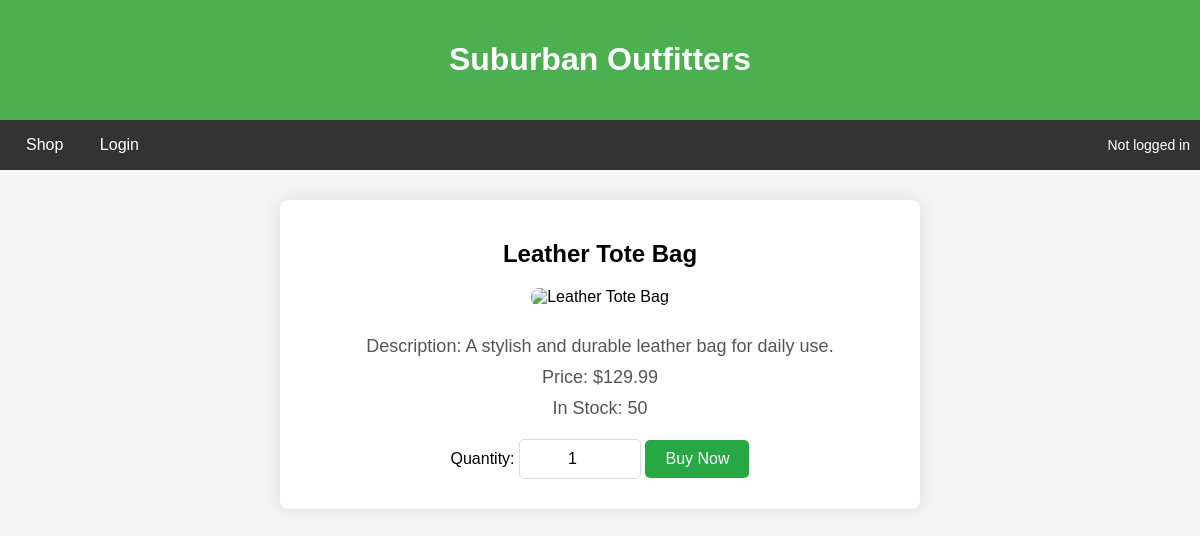
The page /product-details.php?id=2 on the database its author committed.
### tables this page shows
CREATE TABLE IF NOT EXISTS `product` (
  `product_id` int NOT NULL AUTO_INCREMENT,
  `name` varchar(255) NOT NULL,
  `description` text,
  `price` decimal(10,2) NOT NULL,
  `stock_quantity` int NOT NULL,
  `category_id` int DEFAULT NULL,
  `created_at` datetime DEFAULT CURRENT_TIMESTAMP,
  PRIMARY KEY (`product_id`),
  KEY `category_id` (`category_id`)
);

### product-details.php (the view, shortened to what this page needs)
<?php
$hn = 'localhost:3306';
$db = 'suburban_outfitters';
$un = 'root';
$pw = '';
$conn = new mysqli($hn, $un, $pw, $db);
$productId = intval($_GET['id']);
$sql = "SELECT * FROM product WHERE product_id = ?";
$stmt = $conn->prepare($sql);
$stmt->bind_param("i", $productId);
$stmt->execute();
$result = $stmt->get_result();
if ($result->num_rows > 0) {
    $product = $result->fetch_assoc();
} else {
    echo "<p>Product not found.</p>";
    $conn->close();
    exit();
}
$username = "";
$role = "";
?>
<!DOCTYPE html>
<html lang="en">
<head>
</head>
<body>
    <div id="banner">
        <h1>Suburban Outfitters</h1>
    </div>
    <div id="nav">
        <div>
            <a href="homepage.php">Shop</a>
            <a href="login.php">Login</a>
        </div>
        <div class="user-status">
            <?php if (!isset($_SESSION['user_id'])): ?>
                Not logged in
            <?php else: ?>
                <?= htmlspecialchars($role) ?>: <?= htmlspecialchars($username) ?>
            <?php endif; ?>
        </div>
    </div>
    <div class="container">
        <h2><?= htmlspecialchars($product['name']) ?></h2>
        <div class="product-details">
            <img src="https://images.unsplash.com/photo-1453486030486-0a5ffcd82cd9?q=80&w=1926&auto=format&fit=crop&ixlib=rb-4.0.3&ixid=M3wxMjA3fDB8MHxwaG90by1wYWdlfHx8fGVufDB8fHx8fA%3D%3D?w=500" alt="<?= htmlspecialchars($product['name']) ?>">
            <p>Description: <?= htmlspecialchars($product['description']) ?></p>
            <p>Price: $<?= htmlspecialchars($product['price']) ?></p>
            <p>In Stock: <?= htmlspecialchars($product['stock_quantity']) ?></p>
        </div>
        <form action="cart.php" method="POST">
            <label for="quantity">Quantity:</label>
            <input type="number" id="quantity" name="quantity" class="quantity-box" value="1" min="1" required>
            <button type="submit" class="buy-now-btn">Buy Now</button>
        </form>
    </div>
</body>
</html>

### product-details.php (style rules this page uses)
body { font-family: Arial, sans-serif; background-color: #f4f4f4; margin: 0; padding: 0; }
#banner { background-color: #4CAF50; color: white; padding: 20px; text-align: center; }
#nav { background-color: #333; display: flex; justify-content: space-between; align-items: center; padding: 0 10px; height: 50px; }
#nav a { color: white; text-decoration: none; padding: 14px 16px; }
.user-status { color: white; font-size: 14px; }
.container { width: 50%; margin: 30px auto; background-color: #fff; padding: 20px; border-radius: 8px; box-shadow: 0 0 15px rgba(0, 0, 0, 0.1); text-align: center; }
.product-details img { width: 300px; height: auto; border-radius: 8px; margin-bottom: 20px; }
.product-details p { font-size: 18px; color: #555; margin: 10px 0; }
.quantity-box { width: 100px; padding: 10px; font-size: 16px; margin: 10px auto; text-align: center; border: 1px solid #ddd; border-radius: 5px; }
.buy-now-btn { padding: 10px 20px; font-size: 16px; color: white; background-color: #28a745; border: none; border-radius: 5px; cursor: pointer; transition: background-color 0.3s ease; margin-top: 10px; }

### rows shown on the page
product: name "Leather Tote Bag", description "A stylish and durable leather bag for daily use.", price "129.99", stock_quantity "50"
